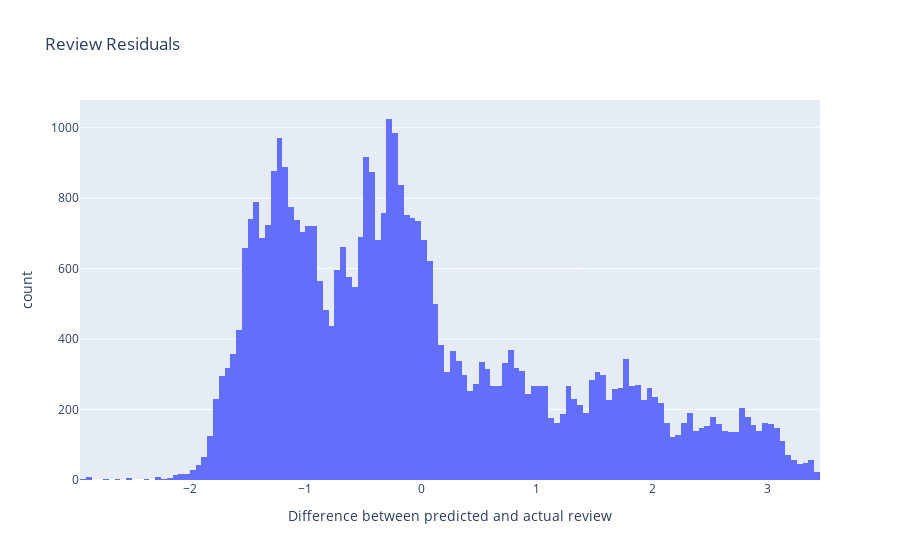

Source (notebook cell):
### Code cell
@callback(
    Output('review_residuals', 'figure'),
    Input('features_to_plot', 'value')
)
def make_residual_plot(columns): 
    """
    Makes a bar chart of the correlation between columns
    """
    data = zip(new_columns, model.coef_[0])
    print(data)
    # filter the data by which the column is in the columns
    column_renamer = {
        'average': 'GPA',
        'difficulty': 'Difficulty',
        'hours_per_week': 'Hours Worked Per Week',
        'amount_group': 'Group Work Per Week'
    }
    print("Columns to plot", columns)

    x_labels = []
    y_values = []
    for col, r in data:
        if col in columns:
            x_labels.append(column_renamer.get(col, col))
            y_values.append(r)

    new_df = df
    for col in new_columns:
        if col not in columns:
            new_df[col] = df[col].apply(lambda x: 0)
            print("Zeroing out", col)

    residuals = pd.Series(model.predict(new_df[new_columns]).flatten()) - new_df['instructor_rating']
    residuals = residuals.dropna()
    fig = px.histogram(x=residuals, title="Review Residuals", labels={
        "count": "# of Reviews",
        "x": "Difference between predicted and actual review"
    })

    fig.update_layout(

    )

    # making a plot of reviews
    return fig


make_residual_plot(new_columns)

### Figure 1 — Plotly figure (JSON) as saved in the notebook; plotly's stock layout.template omitted (floating-point values rounded to 4 significant figures; data arrays with more than 128 entries replaced by an {"elided": "..."} marker saying what was removed)
{"data": [{"alignmentgroup": "True", "bingroup": "x", "hovertemplate": "Difference between predicted and actual review=%{x}<br>count=%{y}<extra></extra>", "legendgroup": "", "marker": {"color": "#636efa", "pattern": {"shape": ""}}, "name": "", "offsetgroup": "", "orientation": "v", "showlegend": false, "type": "histogram", "x": {"elided": "40809 float values"}, "xaxis": "x", "yaxis": "y"}], "layout": {"barmode": "relative", "legend": {"tracegroupgap": 0}, "title": {"text": "Review Residuals"}, "xaxis": {"anchor": "y", "domain": [0, 1], "title": {"text": "Difference between predicted and actual review"}}, "yaxis": {"anchor": "x", "domain": [0, 1], "title": {"text": "count"}}}}
